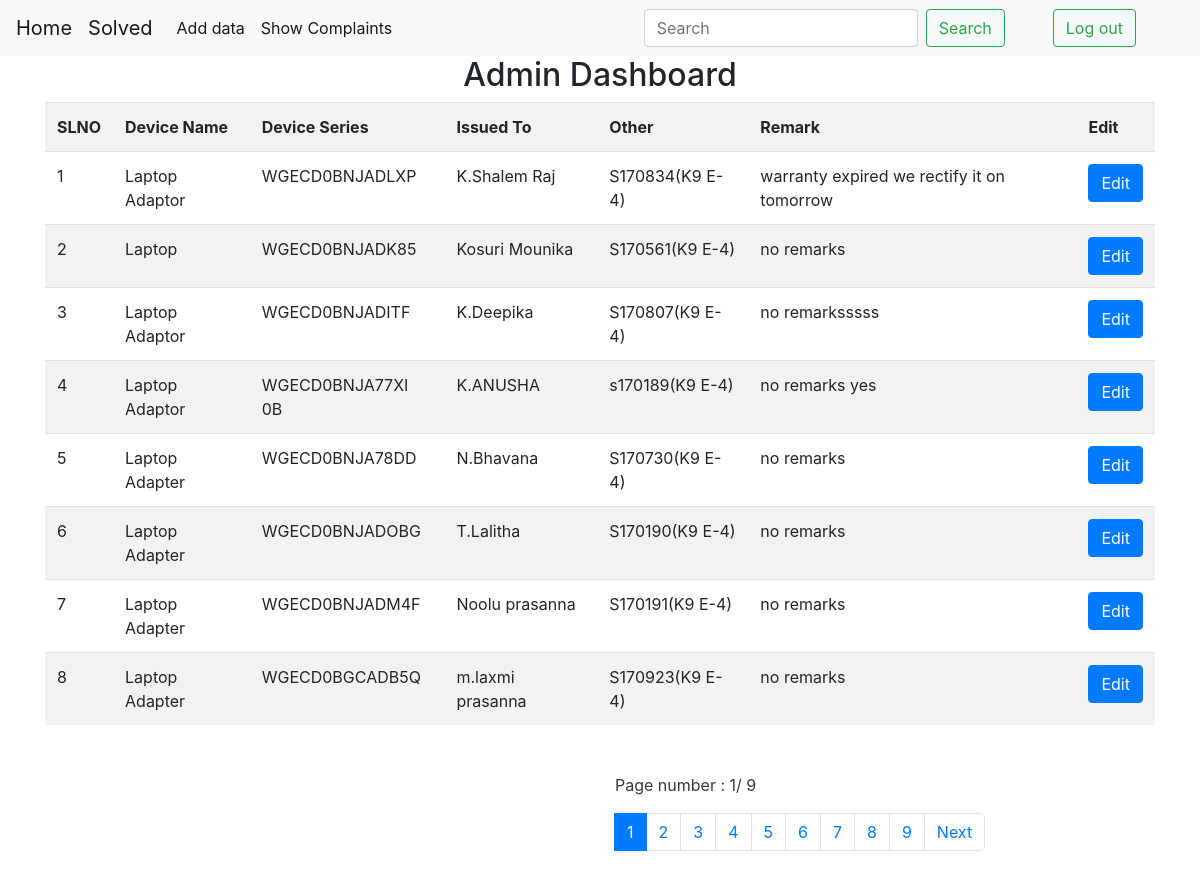
/dashboard/, run on the app's committed database.
### itapp/models.py (models this page shows)
class Itdb(models.Model):
	Device_Name = models.CharField(max_length = 100 , blank = True)
	Device_Serial = models.CharField(max_length = 100 , blank = True)
	Issued_To = models.CharField(max_length = 100 , blank = True)
	other = models.TextField(default = "no remarks")
	Remarks  = models.TextField(default = "no remarks")

### itapp/views.py (the view)
# urls.py: path("dashboard/" , views.admin_dashboard , name = "dashboard"),
def admin_dashboard(request):
	if 'q' in request.GET:
		q= request.GET['q']
		multiple_q = Q(Q(Device_Name__icontains =q) | Q(Device_Serial__icontains =q) |  Q(Issued_To__icontains =q) | Q(other__icontains =q))
		data =Itdb.objects.filter(multiple_q)
		context = {
			'data': data,
		}
		return render(request , 'admin_dashboard.html' , context)
	else:
		dobj = Itdb.objects.all()
		p = Paginator(dobj , 8 )
		page_num = request.GET.get('page' ,1)
		page = p.page(page_num)
		try:
			page = p.page(page_num)
		except EmptyPage:
			page = p.page(1)
		context = {
			'data': page,
		}
		return render(request , 'admin_dashboard.html' , context)

### itapp/templates/admin_dashboard.html (shortened to what this page needs)
{%load static%}
<!DOCTYPE html>
<html><head>
    <link rel="stylesheet" href="https://cdn.jsdelivr.net/npm/bootstrap@4.3.1/dist/css/bootstrap.min.css">
</head>
<body>
<nav class="navbar navbar-expand-lg navbar-light bg-light">
  <a class="navbar-brand" href="{% url 'dashboard' %}">Home</a>
  <a class="navbar-brand" href="{% url 'show_solved' %}">Solved</a>
  <div class="collapse navbar-collapse" id="navbarSupportedContent">
    <ul class="navbar-nav mr-auto">
      <li class="nav-item active">
        <a class="nav-link" href="{%url 'add_data'%}">Add data <span class="sr-only">(current)</span></a>
      </li>
      <li class="nav-item active">
        <a class="nav-link" href="{%url 'show_complaints'%}"> Show Complaints</a>
      </li>
    </ul>
    <form class="form-inline my-2 my-lg-0">
      <input class="form-control mr-sm-2" name = "q" type="search" placeholder="Search" aria-label="Search">
      <button class="btn btn-outline-success my-2 my-sm-0" type="submit">Search</button>
    </form>
     <div class="form-inline my-2 my-lg-0 mx-5">
      <a class="btn btn-outline-success my-2 my-sm-0 " href="{%url 'logout'%}">Log out</a>
    </div>
  </div>
</nav>
<div class="container">
 <center> <h2> Admin Dashboard</center>
<table class="table table-striped">
      <tbody><tr>
        <th>
          SLNO
        </th>
        <th>
          Device Name
        </th>
      <th>
      Device Series
      </th>
      <th>
        Issued To
      </th>
      <th>
        Other
      </th>
        <th>
       Remark
      </th>
        <th>
      Edit
      </th>
    </tr>
      {% for x in data%}
      <tr>
        <td>  {{forloop.counter}} </td>
        <td> {{x.Device_Name}} </td>
        <td > {{x.Device_Serial}} </td>
        <td> {{x.Issued_To}} </td>
        <td> {{x.other}}</td>
        <td>{{x.Remarks}}</td>
        <td>
       <a href="#exampleModalLong-{{forloop.counter}}" type="submit" class="btn btn-primary" data-toggle="modal" data-target="#exampleModalLong-{{forloop.counter}} ">
        Edit
      </a>
      </td> </tr>
      {% endfor %}
    </tbody></table>
</div>
<div class="continer ">
  <div class="row my-5  ">
    <div class="col-md-6 offset-md-6 text-dark">
      <p> Page number : {{data.number}}/ {{data.paginator.num_pages}} </p>
<nav aria-label="...">
  <ul class="pagination">
    {%for num_page in data.paginator.page_range %}
    <br>
    {%if data.number == num_page%}
    <li class="page-item active" aria-current="page">
      <a class="page-link" href="{%url 'dashboard' %}?page={{num_page}}">{{num_page}}</a>
    </li>
    {%else%}
     <li class="page-item " aria-current="page">
      <a class="page-link" href="{%url 'dashboard' %}?page={{num_page}}">{{num_page}}</a>
    </li>
    {%endif%}
    <br>
    {%endfor%}
    <li class="page-item">
      {% if data.has_next%}
      <a class="page-link" href="{%url 'dashboard'%}?page={{data.next_page_number}}">Next</a>
      {%endif%}
    </li>
  </ul>
</nav>
    </div>
  </div>
</div>
</body>
</html>

### data on the page
Itdb: Device_Name "Laptop Adaptor", Device_Serial "WGECD0BNJADLXP", Issued_To "K.Shalem Raj", other "S170834(K9 E-4)", Remarks "warranty expired we rectify it on tomorrow"
Itdb: Device_Name "Laptop", Device_Serial "WGECD0BNJADK85", Issued_To "Kosuri Mounika", other "S170561(K9 E-4)", Remarks "no remarks"
Itdb: Device_Name "Laptop Adaptor", Device_Serial "WGECD0BNJADITF", Issued_To "K.Deepika", other "S170807(K9 E-4)", Remarks "no remarksssss"
Itdb: Device_Name "Laptop Adaptor", Device_Serial "WGECD0BNJA77XI 0B", Issued_To "K.ANUSHA", other "s170189(K9 E-4)", Remarks "no remarks yes"
Itdb: Device_Name "Laptop Adapter", Device_Serial "WGECD0BNJA78DD", Issued_To "N.Bhavana", other "S170730(K9 E-4)", Remarks "no remarks"
Itdb: Device_Name "Laptop Adapter", Device_Serial "WGECD0BNJADOBG", Issued_To "T.Lalitha", other "S170190(K9 E-4)", Remarks "no remarks"
Itdb: Device_Name "Laptop Adapter", Device_Serial "WGECD0BNJADM4F", Issued_To "Noolu prasanna", other "S170191(K9 E-4)", Remarks "no remarks"
Itdb: Device_Name "Laptop Adapter", Device_Serial "WGECD0BGCADB5Q", Issued_To "m.laxmi prasanna", other "S170923(K9 E-4)", Remarks "no remarks"

### other printed values
{{ data.number }} "1"
{{ data.paginator.num_pages }} "9"
{{ num_page }} "1"
{{ num_page }} "2" "3" "4" "5" "6" "7" "8" "9"
